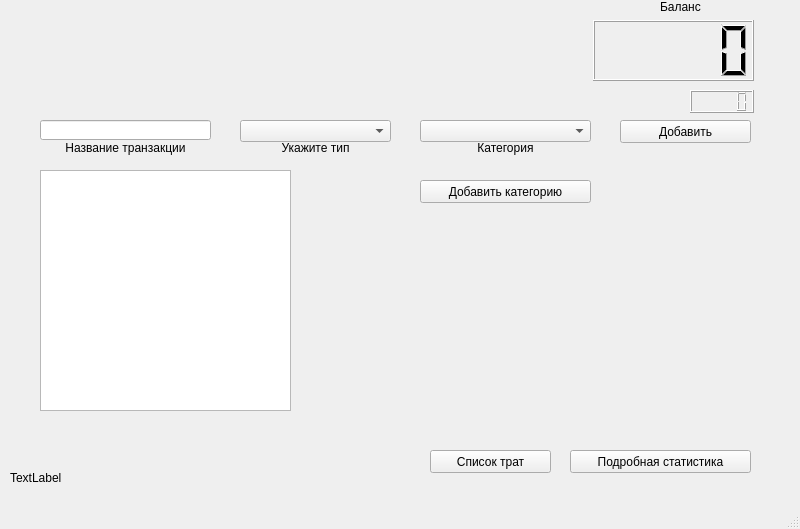
<?xml version="1.0" encoding="UTF-8"?>
<ui version="4.0">
 <class>MainWindow</class>
 <widget class="QMainWindow" name="MainWindow">
  <property name="geometry">
   <rect>
    <x>0</x>
    <y>0</y>
    <width>800</width>
    <height>529</height>
   </rect>
  </property>
  <property name="windowTitle">
   <string>MainWindow</string>
  </property>
  <widget class="QWidget" name="centralwidget">
   <widget class="QLineEdit" name="lineEdit">
    <property name="geometry">
     <rect>
      <x>40</x>
      <y>120</y>
      <width>171</width>
      <height>20</height>
     </rect>
    </property>
   </widget>
   <widget class="QComboBox" name="comboBox">
    <property name="geometry">
     <rect>
      <x>420</x>
      <y>120</y>
      <width>171</width>
      <height>22</height>
     </rect>
    </property>
   </widget>
   <widget class="QComboBox" name="comboBox_2">
    <property name="geometry">
     <rect>
      <x>240</x>
      <y>120</y>
      <width>151</width>
      <height>22</height>
     </rect>
    </property>
   </widget>
   <widget class="QLCDNumber" name="lcdNumber">
    <property name="geometry">
     <rect>
      <x>593</x>
      <y>20</y>
      <width>161</width>
      <height>61</height>
     </rect>
    </property>
   </widget>
   <widget class="QPushButton" name="pushButton">
    <property name="geometry">
     <rect>
      <x>620</x>
      <y>120</y>
      <width>131</width>
      <height>23</height>
     </rect>
    </property>
    <property name="text">
     <string>Добавить</string>
    </property>
   </widget>
   <widget class="QPushButton" name="pushButton_2">
    <property name="geometry">
     <rect>
      <x>430</x>
      <y>450</y>
      <width>121</width>
      <height>23</height>
     </rect>
    </property>
    <property name="text">
     <string>Список трат</string>
    </property>
   </widget>
   <widget class="QPushButton" name="pushButton_3">
    <property name="geometry">
     <rect>
      <x>570</x>
      <y>450</y>
      <width>181</width>
      <height>23</height>
     </rect>
    </property>
    <property name="text">
     <string>Подробная статистика</string>
    </property>
   </widget>
   <widget class="QLCDNumber" name="lcdNumber_2">
    <property name="geometry">
     <rect>
      <x>690</x>
      <y>90</y>
      <width>64</width>
      <height>23</height>
     </rect>
    </property>
   </widget>
   <widget class="QGraphicsView" name="graphicsView">
    <property name="geometry">
     <rect>
      <x>40</x>
      <y>170</y>
      <width>251</width>
      <height>241</height>
     </rect>
    </property>
   </widget>
   <widget class="QLabel" name="label">
    <property name="geometry">
     <rect>
      <x>40</x>
      <y>140</y>
      <width>171</width>
      <height>16</height>
     </rect>
    </property>
    <property name="text">
     <string>Название транзакции</string>
    </property>
    <property name="alignment">
     <set>Qt::AlignCenter</set>
    </property>
   </widget>
   <widget class="QLabel" name="label_2">
    <property name="geometry">
     <rect>
      <x>240</x>
      <y>140</y>
      <width>151</width>
      <height>16</height>
     </rect>
    </property>
    <property name="text">
     <string>Укажите тип</string>
    </property>
    <property name="alignment">
     <set>Qt::AlignCenter</set>
    </property>
   </widget>
   <widget class="QLabel" name="label_3">
    <property name="geometry">
     <rect>
      <x>420</x>
      <y>140</y>
      <width>171</width>
      <height>16</height>
     </rect>
    </property>
    <property name="text">
     <string>Категория</string>
    </property>
    <property name="alignment">
     <set>Qt::AlignCenter</set>
    </property>
   </widget>
   <widget class="QLabel" name="label_4">
    <property name="geometry">
     <rect>
      <x>10</x>
      <y>470</y>
      <width>61</width>
      <height>16</height>
     </rect>
    </property>
    <property name="text">
     <string>TextLabel</string>
    </property>
   </widget>
   <widget class="QPushButton" name="pushButton_4">
    <property name="geometry">
     <rect>
      <x>420</x>
      <y>180</y>
      <width>171</width>
      <height>23</height>
     </rect>
    </property>
    <property name="text">
     <string>Добавить категорию</string>
    </property>
   </widget>
   <widget class="QLabel" name="label_5">
    <property name="geometry">
     <rect>
      <x>660</x>
      <y>0</y>
      <width>47</width>
      <height>13</height>
     </rect>
    </property>
    <property name="text">
     <string>Баланс</string>
    </property>
   </widget>
  </widget>
  <widget class="QMenuBar" name="menubar">
   <property name="geometry">
    <rect>
     <x>0</x>
     <y>0</y>
     <width>800</width>
     <height>21</height>
    </rect>
   </property>
  </widget>
  <widget class="QStatusBar" name="statusbar"/>
 </widget>
 <resources/>
 <connections/>
</ui>
